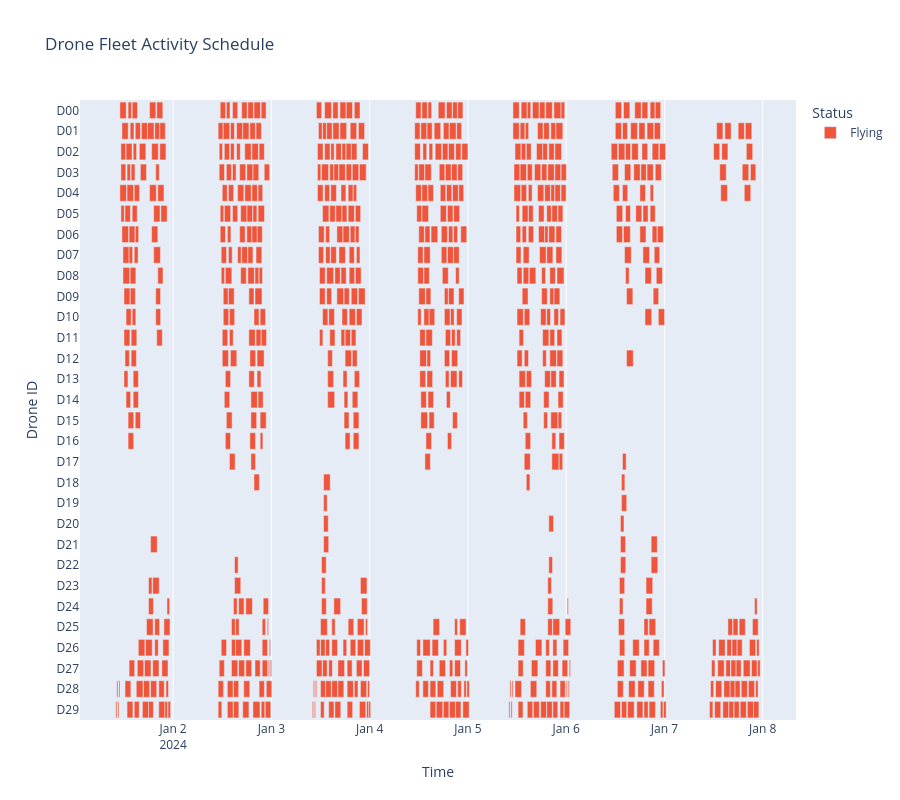

Notebook code for this chart:
### Code cell
plot_gantt_chart(drone_log)

### Figure 1 — Plotly figure (JSON) as saved in the notebook; plotly's stock layout.template omitted (floating-point values rounded to 4 significant figures; data arrays with more than 128 entries replaced by an {"elided": "..."} marker saying what was removed)
{"data": [{"base": {"elided": "757 str values"}, "hovertemplate": "Status=Flying<br>Start=%{base}<br>Finish=%{x}<br>Drone=%{y}<extra></extra>", "legendgroup": "Flying", "marker": {"color": "#EF553B", "pattern": {"shape": ""}}, "name": "Flying", "orientation": "h", "showlegend": true, "textposition": "auto", "type": "bar", "x": {"elided": "757 int values"}, "xaxis": "x", "y": {"elided": "757 str values"}, "yaxis": "y"}], "layout": {"barmode": "overlay", "height": 800, "legend": {"title": {"text": "Status"}, "tracegroupgap": 0}, "title": {"text": "Drone Fleet Activity Schedule"}, "xaxis": {"anchor": "y", "domain": [0, 1], "title": {"text": "Time"}, "type": "date"}, "yaxis": {"anchor": "x", "autorange": "reversed", "domain": [0, 1], "title": {"text": "Drone ID"}}}}
